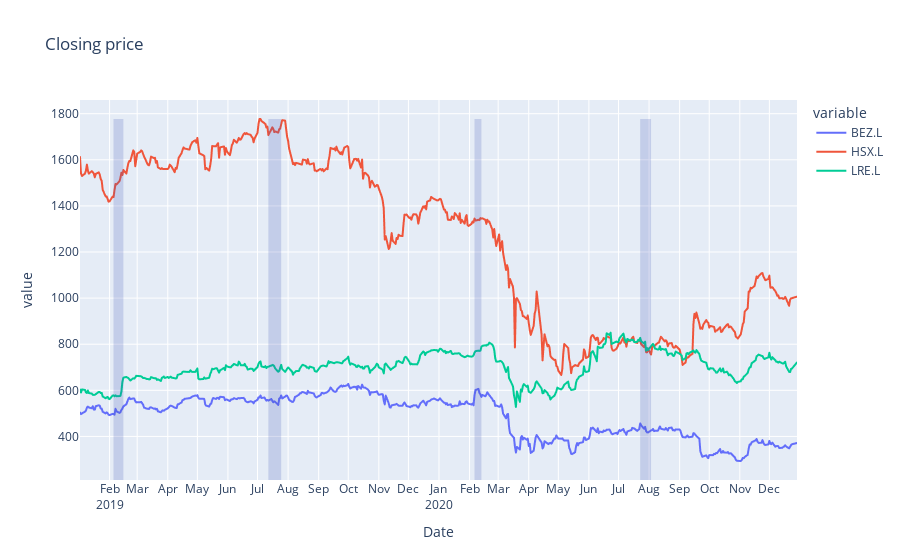

The cell this chart's notebook holds for it:
### Code cell
london = [ 'BEZ.L', 'HSX.L','LRE.L']
# 0207,0723-0206,0723
# 0712-0302,0803
# 0214,0502,0725,1107-0213,0430,0729,1105
# plot line graph
fig = plot_stock_prc(london)
# Add shapes
fig.update_layout(
    shapes=[dict( fillcolor="rgba(63, 81, 181, 0.2)", line={"width": 0}, type="rect",
                    x0="2019-02-05", x1="2019-02-15", xref="x",
                    y0=0, y1=0.95, yref="paper"),
            dict( fillcolor="rgba(63, 81, 181, 0.2)", line={"width": 0}, type="rect",
                    x0="2019-07-12", x1="2019-07-25", xref="x",
                    y0=0, y1=0.95, yref="paper"),
            dict( fillcolor="rgba(63, 81, 181, 0.2)", line={"width": 0}, type="rect",
                    x0="2020-02-06", x1="2020-02-13", xref="x",
                    y0=0, y1=0.95, yref="paper"),
            dict( fillcolor="rgba(63, 81, 181, 0.2)", line={"width": 0}, type="rect",
                    x0="2020-07-23", x1="2020-08-03", xref="x",
                    y0=0, y1=0.95, yref="paper"),
            ]
)
fig.show()

### Figure 1 — Plotly figure (JSON) as saved in the notebook; plotly's stock layout.template omitted (floating-point values rounded to 4 significant figures; data arrays with more than 128 entries replaced by an {"elided": "..."} marker saying what was removed)
{"data": [{"hovertemplate": "variable=BEZ.L<br>Date=%{x|%B %d, %Y}<br>value=%{y}<extra></extra>", "legendgroup": "BEZ.L", "line": {"color": "#636efa", "dash": "solid"}, "marker": {"symbol": "circle"}, "mode": "lines", "name": "BEZ.L", "showlegend": true, "type": "scattergl", "x": {"elided": "505 str values"}, "xaxis": "x", "y": {"elided": "505 float values"}, "yaxis": "y"}, {"hovertemplate": "variable=HSX.L<br>Date=%{x|%B %d, %Y}<br>value=%{y}<extra></extra>", "legendgroup": "HSX.L", "line": {"color": "#EF553B", "dash": "solid"}, "marker": {"symbol": "circle"}, "mode": "lines", "name": "HSX.L", "showlegend": true, "type": "scattergl", "x": {"elided": "505 str values"}, "xaxis": "x", "y": {"elided": "505 float values"}, "yaxis": "y"}, {"hovertemplate": "variable=LRE.L<br>Date=%{x|%B %d, %Y}<br>value=%{y}<extra></extra>", "legendgroup": "LRE.L", "line": {"color": "#00cc96", "dash": "solid"}, "marker": {"symbol": "circle"}, "mode": "lines", "name": "LRE.L", "showlegend": true, "type": "scattergl", "x": {"elided": "505 str values"}, "xaxis": "x", "y": {"elided": "505 float values"}, "yaxis": "y"}], "layout": {"legend": {"title": {"text": "variable"}, "tracegroupgap": 0}, "shapes": [{"fillcolor": "rgba(63, 81, 181, 0.2)", "line": {"width": 0}, "type": "rect", "x0": "2019-02-05", "x1": "2019-02-15", "xref": "x", "y0": 0, "y1": 0.95, "yref": "paper"}, {"fillcolor": "rgba(63, 81, 181, 0.2)", "line": {"width": 0}, "type": "rect", "x0": "2019-07-12", "x1": "2019-07-25", "xref": "x", "y0": 0, "y1": 0.95, "yref": "paper"}, {"fillcolor": "rgba(63, 81, 181, 0.2)", "line": {"width": 0}, "type": "rect", "x0": "2020-02-06", "x1": "2020-02-13", "xref": "x", "y0": 0, "y1": 0.95, "yref": "paper"}, {"fillcolor": "rgba(63, 81, 181, 0.2)", "line": {"width": 0}, "type": "rect", "x0": "2020-07-23", "x1": "2020-08-03", "xref": "x", "y0": 0, "y1": 0.95, "yref": "paper"}], "title": {"text": "Closing price"}, "xaxis": {"anchor": "y", "domain": [0, 1], "dtick": "M1", "tickformat": "%b\n%Y", "title": {"text": "Date"}}, "yaxis": {"anchor": "x", "domain": [0, 1], "title": {"text": "value"}}}}
